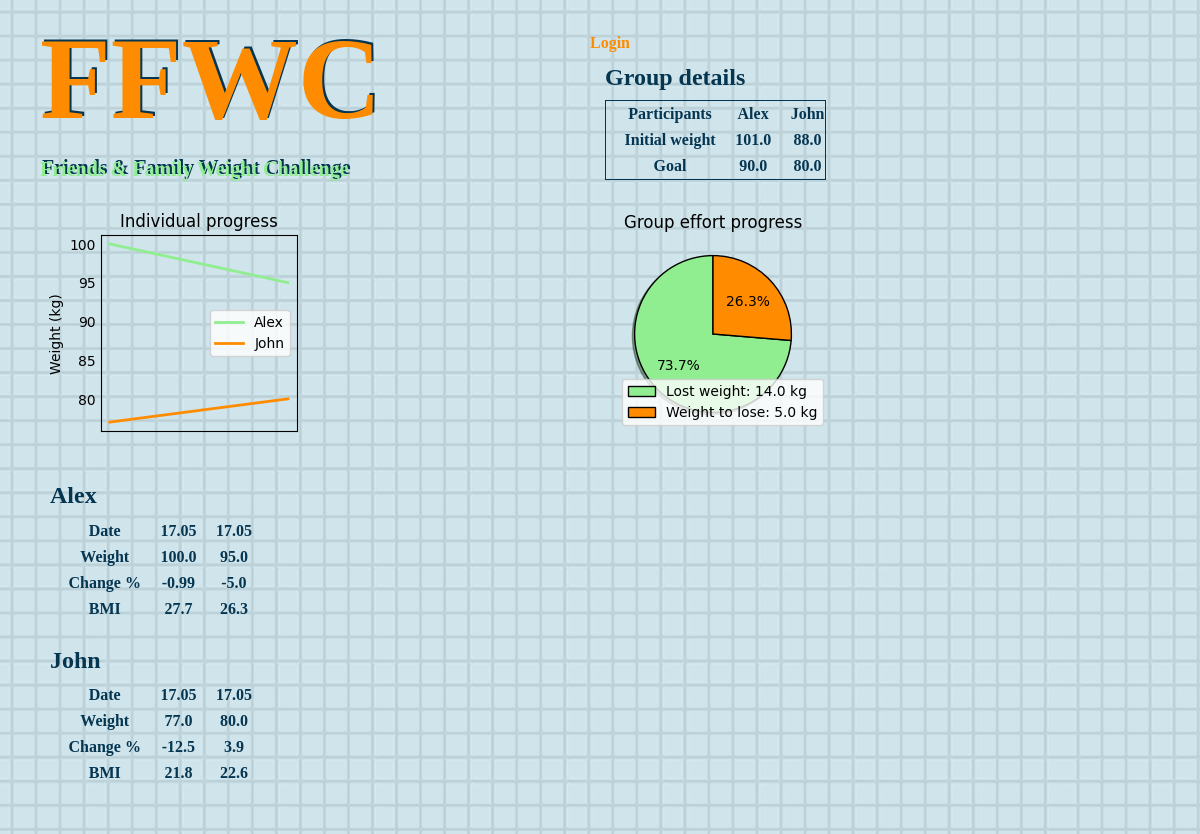
The page / on the database its author committed.
### ffwc_app/models.py (models this page shows, shortened)
class User_Data(models.Model):
    user = models.ForeignKey(
                    User, on_delete=models.CASCADE, null=True, blank=True)
    name = models.CharField(max_length=20)
    weight = models.FloatField(validators=[MinValueValidator(0.0)], )
    goal_weight = models.FloatField(validators=[MinValueValidator(0.0)], )
    height = models.FloatField(validators=[MinValueValidator(0.0)], )
    created = models.DateTimeField(auto_now_add=True)
    class Meta:
        ordering = ['created']

class Weight_Update(models.Model):
    user = models.ForeignKey(User_Data, on_delete=models.CASCADE,
                                                        null=True, blank=True)
    weight_update = models.FloatField(
                                validators=[MinValueValidator(0.0)], default=0)
    created = models.DateTimeField(auto_now_add=True)
    class Meta:
        ordering = ['created']

### ffwc_app/views.py (the view)
# urls.py: path('', Group.as_view(), name='group'),
class Group(ListView, LoginRequiredMixin):
    model = User_Data
    context_object_name = 'user_data'
    template_name = 'ffwc_app/group.html'
    def get_context_data(self, **kwargs):
        context = super().get_context_data(**kwargs)
        context['weight_update'] = Weight_Update.objects.all().order_by('user')
        weight_context = data_extractor(context, User_Data, Weight_Update)
        graph_chart = create_graph(weight_context[0])
        pie_chart = create_pie_chart(weight_context[1],
                                    weight_context[2], weight_context[3])
        context['weight_context'] = weight_context[0]
        return context

### ffwc_app/utils/auxiliary_functions.py (called while the page is built)
def percentage_diff(new_value: float, old_value: float) -> float:
    try:
        diff = round(((new_value - old_value) / old_value) * 100, 2)
        return diff
    except ZeroDivisionError:
        return 0

def bmi_calc(weight: float, height: float) -> float:
    try:
        bmi = round(weight / (height/100)**2, 1)
    except ZeroDivisionError:
        bmi = 0
    return bmi

### ffwc_app/utils/plotmaker.py (called while the page is built)
def create_pie_chart(weight, initial_weight, goal_weight):
    lost_weight = initial_weight - weight
    lose_weight_diff = initial_weight - goal_weight
    left_to_lose = lose_weight_diff - lost_weight
    left_to_lose = left_to_lose if left_to_lose >= 0 else 0
    lables = [f'Lost weight: {lost_weight} kg',
                                        f'Weight to lose: {left_to_lose} kg']
    plt.pie([lost_weight, left_to_lose],
            colors=colors, shadow=True,
            wedgeprops={'edgecolor': 'black'},
            startangle=90, autopct='%1.1f%%')
    plt.title('Group effort progress')
    plt.grid(False)
    plt.legend(labels=lables)
    path = os.getcwd()
    file = '/ffwc_app/static/base/plots/pie_chart.png'
    file_path = path + file
    plt.savefig(file_path, bbox_inches='tight', transparent=True)
    plt.close('all')

### ffwc_app/templates/ffwc_app/group.html (shortened to what this page needs)
{% extends 'ffwc_app/base.html' %}
{% block content %}
    <div class="row">
      <div class="column">
        <h4 style="color: darkorange; font-size: 116px; text-shadow: 2px -2px #043551;">FFWC</h4>
        <h4 style="color: lightgreen; font-size: 20px; text-shadow: 2px -2px #043551;">Friends & Family Weight Challenge</h4>
        <br>
        <div style="margin-top: -10px">
          <img src="/static/base/plots/graph_chart.png" alt="">
        </div>
      </div>
      <div class="column" style="float: right">
        <div class="row" style="padding-top: 20px; text-align: left;">
          <div style="padding-bottom: 18px">
            {% if request.user.is_authenticated %}
            <a>Hello {{ request.user|title }},</a>
            <a href="{% url 'account' %}">Account</a>
            <a href="{% url 'logout' %}">Logout</a>
          {% else %}
            <a href="{% url 'login' %}">Login</a>
          {% endif %}
          </div>
        </div>
        <br>
        <h4 style="margin-top: -34px">Group details</h4>
        <table style="border: 1px solid;">
          <tr>
          <th>Participants</th>
          {% for data in user_data %}
            <td>{{ data.name }}</td>
          {% endfor %}
          </tr>
          <tr>
          <th>Initial weight</th>
            {% for data in user_data %}
            <td>{{ data.weight }}</td>
            {% endfor %}
          </tr>
          <tr>
          <th>Goal</th>
            {% for data in user_data %}
            <td>{{ data.goal_weight }}</td>
            {% endfor %}
          </tr>
        </table>
        <br>
        <img src="/static/base/plots/pie_chart.png" alt="">
      </div>
      <div class="column">
      </div>
      <div class="column">
      </div>
    </div>
    {% for user, data in weight_context.items %}
      <table>
        <h4>{{ user }}</h4>
        {% for k, record in data.items %}
          <tr>
            <th>{{ k }}</th>
            {% for u in record %}
              {% if k == 'Date'  %}
                <td>{{ u|date:"d.m" }}</td>
              {% else %}
                <td>{{ u }}</td>
              {% endif %}
            {% endfor %}
          {% endfor %}
        </tr>
      </table>
    <br>
    {% endfor %}
    <br>
{% endblock %}

### ffwc_app/static/base/main.css (style rules this page uses)
html { background-image: url("background.jpeg"); background-repeat: repeat; }
p, h1, h2, h3, h4, h5, h6 { color: #043551; font-family: Cursive, Brush Script MT !important; font-weight: bold; }
table, th, td, tr { text-align: center; padding-left: 18.5px; color: #043551; font-family: Cursive, Brush Script MT !important; font-weight: bold; }
a { color: darkorange; font-family: Cursive, Brush Script MT !important; font-weight: bold; }
.column { float: center; width: 50%; padding: 5px; }
.row::after { content: ""; clear: both; display: table; }

### rows shown on the page
User_Data: name "Alex", weight "101.0", goal_weight "90.0", weight_context "Alex"
User_Data: name "John", weight "88.0", goal_weight "80.0", weight_context "John"
Weight_Update: record "17.05", record "100.0"
Weight_Update: record "17.05", record "95.0"
Weight_Update: record "17.05", record "77.0"
Weight_Update: record "17.05", record "80.0"

### other values the page prints
{{ k }} "Date" "Weight" "Change %" "BMI" "Date" "Weight" "Change %" "BMI"
{{ u }} "-0.99" "-5.0" "27.7" "26.3" "-12.5" "3.9" "21.8" "22.6"
